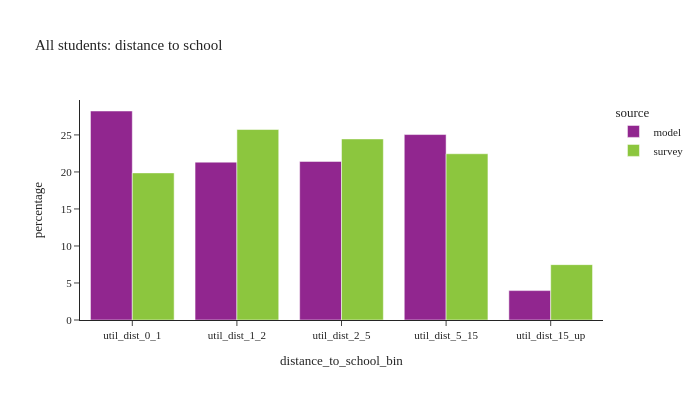
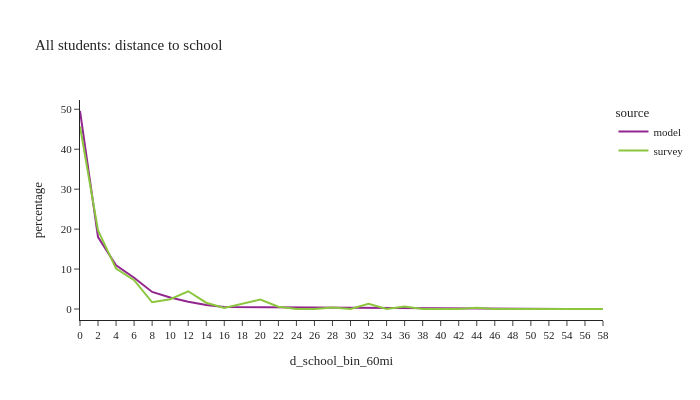

These figures' notebook cell, in order:
### Code cell
def plot_distance(df:pd.DataFrame, group:str, title_name:str):
    count = df.loc[(df['source']=='model') & (df[group]),['distance_to_school_bin']].value_counts()
    print(f"model person count =\n"
          f"{count.sort_values()}")
    df_plot = df.loc[(df[group]) & (df['distance_to_school_bin'] != float('nan'))].groupby(['source','distance_to_school_bin'])['person_weight'].sum().reset_index()
    df_plot['percentage'] = df_plot.groupby(['source'], group_keys=False)['person_weight'].\
            apply(lambda x: 100 * x / float(x.sum()))
    # df_plot
    #
    fig1 = px.bar(df_plot, x='distance_to_school_bin', y="percentage", color="source", barmode="group",
                 title=title_name)
    fig1.for_each_annotation(lambda a: a.update(text = a.text.split("=")[-1]))
    fig1.update_layout(height=400, width=700, font=dict(size=11))
    fig1.show()

    df_plot = per_data.loc[(per_data[group]) & (per_data['d_school_bin_60mi'].notna())].groupby(['source','d_school_bin_60mi'])['person_weight'].sum().reset_index()
    df_plot['percentage'] = df_plot.groupby(['source'], group_keys=False)['person_weight'].\
                apply(lambda x: 100 * x / float(x.sum()))
    # df_plot
    #
    fig2 = px.line(df_plot, x='d_school_bin_60mi', y="percentage", color="source", 
                  title=title_name)
    fig2.for_each_annotation(lambda a: a.update(text = a.text.split("=")[-1]))
    fig2.update_layout(height=400, width=700, font=dict(size=11))
    fig2.show()

# distance to school: grade school
plot_distance(per_data,'is_student',"All students: distance to school")

### Figure 1 — Plotly figure (JSON) as saved in the notebook; plotly's stock layout.template omitted (floating-point values rounded to 4 significant figures)
{"data": [{"alignmentgroup": "True", "hovertemplate": "source=model<br>distance_to_school_bin=%{x}<br>percentage=%{y}<extra></extra>", "legendgroup": "model", "marker": {"color": "#91268F", "pattern": {"shape": ""}}, "name": "model", "offsetgroup": "model", "orientation": "v", "showlegend": true, "textposition": "auto", "type": "bar", "x": ["util_dist_0_1", "util_dist_1_2", "util_dist_2_5", "util_dist_5_15", "util_dist_15_up"], "xaxis": "x", "y": [28.23, 21.32, 21.42, 25.05, 3.971], "yaxis": "y"}, {"alignmentgroup": "True", "hovertemplate": "source=survey<br>distance_to_school_bin=%{x}<br>percentage=%{y}<extra></extra>", "legendgroup": "survey", "marker": {"color": "#8CC63E", "pattern": {"shape": ""}}, "name": "survey", "offsetgroup": "survey", "orientation": "v", "showlegend": true, "textposition": "auto", "type": "bar", "x": ["util_dist_0_1", "util_dist_1_2", "util_dist_2_5", "util_dist_5_15", "util_dist_15_up"], "xaxis": "x", "y": [19.87, 25.73, 24.46, 22.46, 7.48], "yaxis": "y"}], "layout": {"barmode": "group", "font": {"size": 11}, "height": 400, "legend": {"title": {"text": "source"}, "tracegroupgap": 0}, "title": {"text": "All students: distance to school"}, "width": 700, "xaxis": {"anchor": "y", "domain": [0.0, 1.0], "title": {"text": "distance_to_school_bin"}}, "yaxis": {"anchor": "x", "domain": [0.0, 1.0], "title": {"text": "percentage"}}}}

### Figure 2 — Plotly figure (JSON) as saved in the notebook; plotly's stock layout.template omitted (floating-point values rounded to 4 significant figures)
{"data": [{"hovertemplate": "source=model<br>d_school_bin_60mi=%{x}<br>percentage=%{y}<extra></extra>", "legendgroup": "model", "line": {"color": "#91268F", "dash": "solid"}, "marker": {"symbol": "circle"}, "mode": "lines", "name": "model", "orientation": "v", "showlegend": true, "type": "scatter", "x": ["0", "2", "4", "6", "8", "10", "12", "14", "16", "18", "20", "22", "24", "26", "28", "30", "32", "34", "36", "38", "40", "42", "44", "46", "48", "50", "52", "54", "56", "58"], "xaxis": "x", "y": [49.57, 18.02, 10.95, 7.817, 4.275, 2.877, 1.819, 0.9766, 0.53, 0.5013, 0.4028, 0.423, 0.3253, 0.2678, 0.2262, 0.2003, 0.1595, 0.1345, 0.09932, 0.08167, 0.07166, 0.06373, 0.0524, 0.04456, 0.04145, 0.02577, 0.02096, 0.01218, 0.01057, 0.008403], "yaxis": "y"}, {"hovertemplate": "source=survey<br>d_school_bin_60mi=%{x}<br>percentage=%{y}<extra></extra>", "legendgroup": "survey", "line": {"color": "#8CC63E", "dash": "solid"}, "marker": {"symbol": "circle"}, "mode": "lines", "name": "survey", "orientation": "v", "showlegend": true, "type": "scatter", "x": ["0", "2", "4", "6", "8", "10", "12", "14", "16", "18", "20", "22", "24", "26", "28", "30", "32", "34", "36", "38", "40", "42", "44", "46", "48", "50", "52", "54", "56", "58"], "xaxis": "x", "y": [45.68, 19.68, 10.12, 7.226, 1.681, 2.445, 4.437, 1.575, 0.2342, 1.325, 2.359, 0.5855, 0.008251, 0.0, 0.3934, 0.0, 1.288, 0.02009, 0.6188, 0.004349, 0.0, 0.0, 0.2895, 0.0, 0.02946, 0.0, 0.0, 0.0, 0.0, 0.0], "yaxis": "y"}], "layout": {"font": {"size": 11}, "height": 400, "legend": {"title": {"text": "source"}, "tracegroupgap": 0}, "title": {"text": "All students: distance to school"}, "width": 700, "xaxis": {"anchor": "y", "domain": [0.0, 1.0], "title": {"text": "d_school_bin_60mi"}}, "yaxis": {"anchor": "x", "domain": [0.0, 1.0], "title": {"text": "percentage"}}}}
